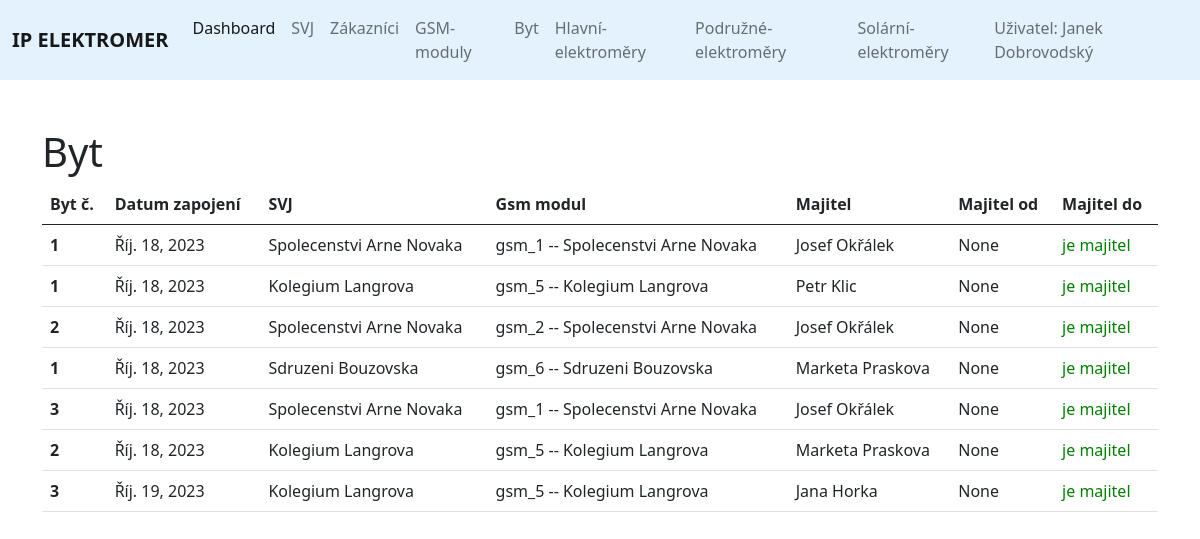
The page /flat on the database as committed earlier.
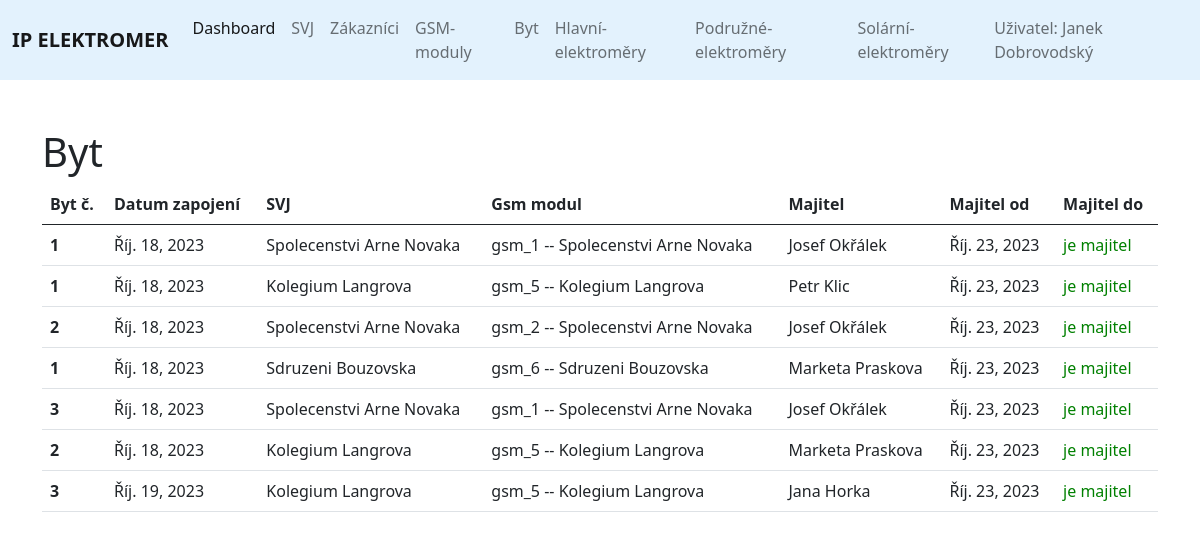
The same page on the database as committed later.
### elektromer_app/models.py (models this page shows, shortened)
class Flat(models.Model):
	flat_number = models.IntegerField(null=False, default = None)
	from_date = models.DateField(null=False)
	to_date = models.DateField(blank=True, null=True)
	svj = models.ForeignKey(Svj, on_delete=models.SET_NULL, null=True)
	gsm_modul = models.ForeignKey(Gsm_modul, on_delete=models.SET_NULL, null=True)
	owner = models.ForeignKey(Customer, on_delete=models.SET_NULL, null=True)
	owner_from_date = models.DateField(null=True, blank=True)
	owner_to_date = models.DateField(blank=True, null=True)
	date_created = models.DateTimeField(auto_now_add=True, null=True)
	history = HistoricalRecords()

class Svj(models.Model):
	identification_number = models.CharField(max_length=255, null=False)
	from_date = models.DateField(null=False)
	to_date = models.DateField(blank=True, null=True)
	date_created = models.DateTimeField(auto_now_add=True, null=True)
	name = models.CharField(max_length=255)
	address_street = models.CharField(max_length=255)
	address_orientation_number = models.IntegerField(default=0)
	address_number_subscription= models.IntegerField(default=0)
	address_city = models.CharField(max_length=255)
	address_postal_code = models.IntegerField(default=0)
	account_number = models.CharField(max_length=255)
	energy_supply = models.CharField(max_length=255)
	number_of_flats = models.IntegerField(default=0, null=False)
	history = HistoricalRecords()
	def __str__(self):
		return self.name

class Gsm_modul(models.Model):
	identification_number = models.CharField(max_length=255, null=False)
	from_date = models.DateField(null=False)
	to_date = models.DateField(blank=True, null=True)
	svj = models.ForeignKey(Svj, on_delete=models.SET_NULL, null=True)
	date_created = models.DateTimeField(auto_now_add=True, null=True)
	history = HistoricalRecords()
	def __str__(self):
		return self.identification_number + " --  " + str(self.svj)

class Customer(models.Model):
	name = models.CharField(max_length=255, null=False)
	surname = models.CharField(max_length=255, null=False)
	phone = models.CharField(max_length=255, null=False)
	email = models.EmailField(max_length=244, null=False)
	address_street = models.CharField(max_length=255)
	address_orientation_number = models.IntegerField(default=0)
	address_number_subscription= models.IntegerField(default=0)
	address_city = models.CharField(max_length=255)
	address_postal_code = models.IntegerField(default=0)
	contract_number = models.CharField(max_length=255)
	svj = models.ManyToManyField(Svj)
	date_created = models.DateTimeField(auto_now_add=True, null=True)
	history = HistoricalRecords()
	def __str__(self):
		return self.name + " " +self.surname

### elektromer_app/views.py (the view)
# urls.py: path('flat', views.flat, name="flat"),
def flat(request):
	all_flats = Flat.objects.all()
	return render (request, 'elektromer_app/flat.html', {'all_flats': all_flats})

### templates/elektromer_app/flat.html (shortened to what this page needs)
{% extends 'elektromer_app/base.html' %}
	{% load static %}
	{% block content %}
<container>
	<div class="container" style=" min-width: 90vw;">
<br><br>
	<h1>Byt</h1>
	<center>
		<div class="tabulka">
			<table class="table">
			  <thead>
			    <tr>
			      <th scope="col">Byt č.</th>
			      <th scope="col">Datum zapojení</th>
			      <th scope="col">SVJ</th>
			      <th scope="col">Gsm modul</th>
			      <th scope="col">Majitel</th>
			      <th scope="col">Majitel od</th>
			      <th scope="col">Majitel do</th>
			    </tr>
			  </thead>
			  <tbody>
			  	{% for flat in all_flats %}
			    	<tr>
				      <th scope="row">{{flat.flat_number}}</th>
				      <td>{{flat.from_date}}</td>
				      <td>{{flat.svj}}</td>
				      <td>{{flat.gsm_modul}}</td>
				      <td>{{flat.owner}}</td>
				       <td>{{flat.owner_from_date}}</td>
				       {% if flat.owner_to_date == None %}
				      <td class="aktivni" style="color: green;"> je majitel </th>
				      {% else %}
				      <td class="ukoncene" style="color: red;">{{svj.to_date}}</td>
				      {% endif %}
			    	</tr>
			    {% endfor %}
			  </tbody>
			</table>
    	</div>
	{% endblock %}

Rows that differ between the two databases and show on the page:
changed Flat (number 1 of 7 on the later page): owner_from_date "None" → "Říj. 23, 2023"
changed Flat "Petr Klic": owner_from_date "None" → "Říj. 23, 2023"
changed Flat "gsm_2 -- Spolecenstvi Arne Novaka": owner_from_date "None" → "Říj. 23, 2023"
changed Flat "Sdruzeni Bouzovska": owner_from_date "None" → "Říj. 23, 2023"
changed Flat (number 5 of 7 on the later page): owner_from_date "None" → "Říj. 23, 2023"
changed Flat (number 6 of 7 on the later page): owner_from_date "None" → "Říj. 23, 2023"
changed Flat "Říj. 19, 2023": owner_from_date "None" → "Říj. 23, 2023"
